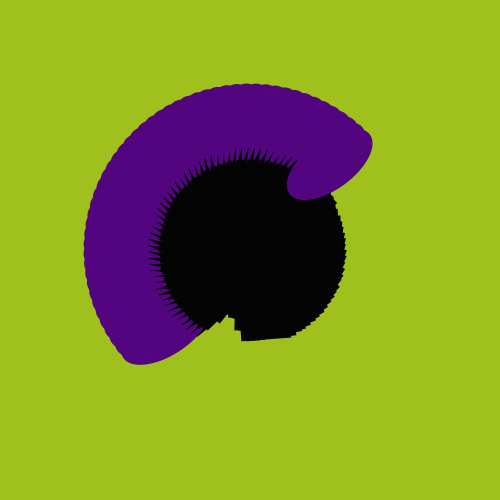
Frame 1 (no input)
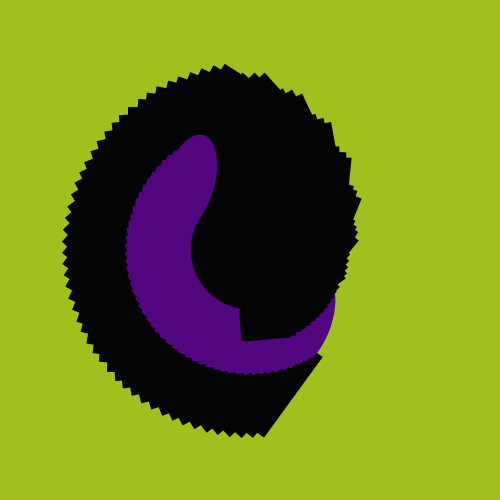
Frame 60 (the mouse pressed at the canvas centre just before this capture)
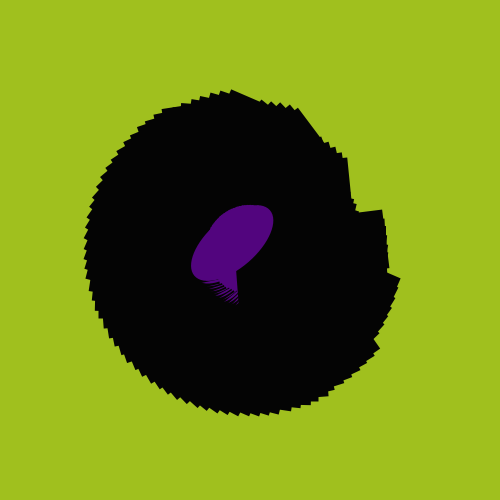
Frame 120 (the mouse held since frame 60 and released just before this capture)

The Processing sketch that drew these frames (run headless with seeded random() and noise(); from frame 60 on, the mouse is pressed at the canvas centre):

// Processing sketch: processing_2195
// ── processing_2195.pde

/*
PROYECTO 01 SESION 3 : TECNICA skratch
 
 Título: ROLLING SKIRT UP VIEW
 Nombre: iNÊSantiago
 Fecha:  23.05.209
 Lugar: hangar - barcelona
 Objetivo: modificacion de un sketch mediante la técnica skratch


 La trigonometría nos sirve para oscilar entre varios valores. un seno o un coseno
 siempre oscilara entre valores decimales entre -1 y 1. Por ahora con esto nos basta para poder
 utilizarlo en el movimiento de la flor
 */
float inc = 0.0;//incremento de angulo
float dim = 30; //diametro de la ellipse central
boolean isBackGround = true; 
boolean isFade = false;
int LONGITUD = 60;
int NUM_TALLOS = 50;
void setup() {
  size(500,500);

  smooth();
}
void draw() {

  if ( isBackGround  == true){ 
    background(160,192,30);
  } //equivalente a  if ( isBackGround ){ background(255);}
  if (isFade) hazFade();
  inc += 0.1;
  //float angle = sin(inc) / 10.0 ;
  float angle = sin(inc) /1.0 ;
  translate(width/2,height/2); //trasladamos nuestro punto 0,0 de coordenadas a la mitad de la pantalla
  for (int i = 0; i < NUM_TALLOS; i++) { // UN LOOP! que será esto? repite el bloque entre corchetes tantas veces como se cumpla la condicion de en medio
    tail(0,dim/2, LONGITUD, angle); // llamamos a la funcion tal con 4 parametros
    rotate(PI/NUM_TALLOS); // rotamos nuestra pantalla PI/4
  }

}
void tail(float x,float y, int units, float angle) {
  pushMatrix();
  translate(x, y);
  for (int i =50 ; i < units; i++) { // loop decreciente, 
    strokeWeight(i);
    stroke(4);//
    rect(-10, -40, 0, -40);
    noStroke();
    line(0,0,5,0);
    translate(-5, 10); //translate(0, 4); interesante
    rotate(angle);
  }
  fill(82,5,126);
  ellipse(0,0,50,100);
  popMatrix();
}

void hazFade(){
  isBackGround = false;
  fill (#c01e76);
  noStroke();
  rect(0,0,width,height);
}

void keyPressed() {
  switch(key) {
  case '+': 
    println("has pulsado la tecla +");
    break;
  case '-': 
    println("has pulsado la tecla -");
    break;

  case 'F': 
  case 'f':
    isFade = !isFade;
    break;
  case 's': 
  case 'S': 
    println("salvamos IMAGEN");
    save("out/filename-"+frameCount+".png");
    break;

  case 'b': 
  case 'B': 
    isBackGround =! isBackGround;

    break;
  }
}
